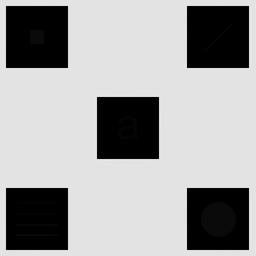
#> input picture src/method_3/src/hidden-symbols.tif, 256 x 256 px, shrunk from 512 x 512 before the run
$ python local_histogram_equal.py
#> lines starting #> are read from the running program, lines starting #| are printed output that depends on the picture
"""
Author: Minh T. Nguyen
"""

import cv2 as cv
import numpy as np
import math
from matplotlib import pyplot as plt


def localHisEqual4e2(f, m, n):
    """
        perform local histogram equalization of
        8 bit grayscale image f based on the neighborhood of size mxn
        Use replicate padding to pad the image border
        Note: The value of the image is already 8 bit
    """
    h, w = f.shape
    out_img = np.ones(f.shape)
    mid_val = math.ceil((m * n) / 2)
    PadM = 0
    PadN = 0
    ele = 0
    pos = 0

    # Find the number of rows and col to be padded with 0
    num = 0  # pad number
    for i in range(m):
        for j in range(n):
            num = num + 1
            if num == mid_val:
                PadM = i - 1
                PadN = j - 1

    for i in range(h - PadM * 2 - 1):
        for j in range(h - PadN * 2 - 1):
            cdf = np.zeros(256)
            inc = 1
            for x in range(m):
                for y in range(n):
                    if inc == mid_val:
                        ele = f[i + x - 1, j + y - 1] + 1

                    pos = f[i + x - 1, j + y - 1] + 1
                    cdf[pos] = cdf[pos] + 1
                    inc = inc + 1

            # Computer cdf for value in the windeow
            for l in range(1, 255):
                cdf[l] = cdf[l] + cdf[l - 1]
            out_img[i, j] = math.ceil(cdf[ele] / (m * n) * 255)
    out_img = cv.copyMakeBorder(out_img, m, m, n, n, cv.BORDER_REPLICATE)

    return out_img


def main():
    f = plt.imread("hidden-symbols.tif")
#> f is the input picture: shape (256, 256); min 0, max 231, mean 160.7
    print(f"The shape of origin is {f.shape}")
#| The shape of origin is (256, 256)
    plt.imshow(f, cmap="gray")
    plt.title("Original", fontweight="bold")
    plt.show()

    out1 = localHisEqual4e2(f, 3, 3)
#> after the loop in localHisEqual4e2, `for i in range(h - PadM * 2 - 1):`:
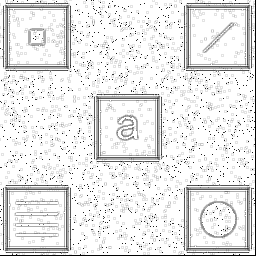
#> out_img: shape (256, 256) float64; min 1, max 255, mean 231.9
#> in localHisEqual4e2, `out_img = cv.copyMakeBorder(out_img, m, m, n, n, cv.BORDER_REPLICATE)`:
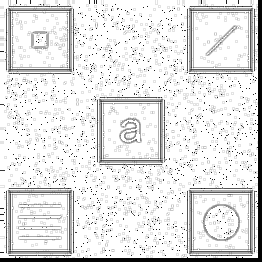
#> out_img: shape (262, 262) float64; min 1, max 255, mean 226.9
    print(f"The shape of 3x3 is {out1.shape}")
#| The shape of 3x3 is (262, 262)
    cv.imshow("Output 3x3", out1.astype(np.uint8))

    f2 = plt.imread("hidden-symbols.tif")
    out2 = localHisEqual4e2(f2, 7, 7)
#> call 2 of localHisEqual4e2, with m = 7, n = 7
#> after the loop in localHisEqual4e2 (call 2), `for i in range(h - PadM * 2 - 1):`:
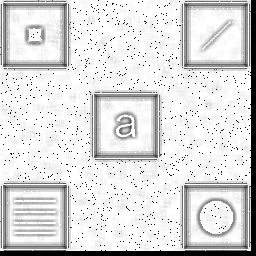
#> out_img: shape (256, 256) float64; min 1, max 255, mean 219.3
#> in localHisEqual4e2 (call 2), `out_img = cv.copyMakeBorder(out_img, m, m, n, n, cv.BORDER_REPLICATE)`:
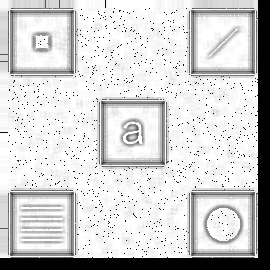
#> out_img: shape (270, 270) float64; min 1, max 255, mean 208.5
    print(f"The shape of 7x7x is {out2.shape}")
#| The shape of 7x7x is (270, 270)
    cv.imshow("Output 7x7", out2.astype(np.uint8))

    print("Finish")
    cv.waitKey(0)


if __name__ == "__main__":
    main()
